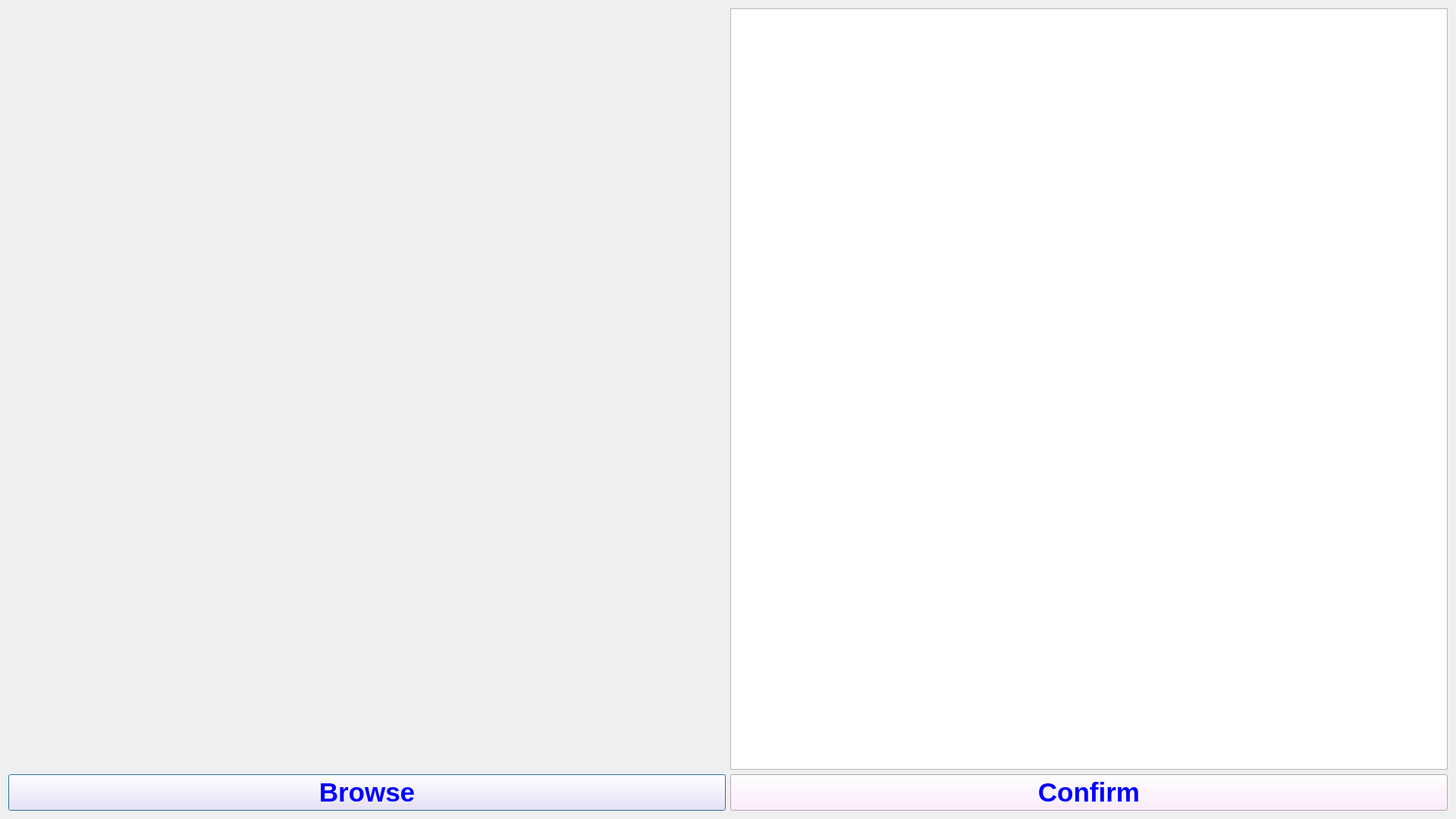
<?xml version="1.0" encoding="UTF-8"?>
<ui version="4.0">
 <class>selectcolour</class>
 <widget class="QDialog" name="selectcolour">
  <property name="geometry">
   <rect>
    <x>0</x>
    <y>0</y>
    <width>1920</width>
    <height>1080</height>
   </rect>
  </property>
  <property name="windowTitle">
   <string>Dialog</string>
  </property>
  <property name="styleSheet">
   <string notr="true">
</string>
  </property>
  <layout class="QVBoxLayout" name="verticalLayout">
   <item>
    <layout class="QHBoxLayout" name="horizontalLayout_2">
     <property name="sizeConstraint">
      <enum>QLayout::SetDefaultConstraint</enum>
     </property>
     <item>
      <widget class="my_qlabel" name="label_browse">
       <property name="sizePolicy">
        <sizepolicy hsizetype="Preferred" vsizetype="Preferred">
         <horstretch>0</horstretch>
         <verstretch>0</verstretch>
        </sizepolicy>
       </property>
       <property name="text">
        <string> </string>
       </property>
       <property name="scaledContents">
        <bool>true</bool>
       </property>
      </widget>
     </item>
     <item>
      <widget class="QTextEdit" name="colour_browse">
       <property name="sizePolicy">
        <sizepolicy hsizetype="Preferred" vsizetype="Preferred">
         <horstretch>0</horstretch>
         <verstretch>0</verstretch>
        </sizepolicy>
       </property>
       <property name="cursor" stdset="0">
        <cursorShape>ArrowCursor</cursorShape>
       </property>
       <property name="readOnly">
        <bool>true</bool>
       </property>
       <property name="textInteractionFlags">
        <set>Qt::NoTextInteraction</set>
       </property>
      </widget>
     </item>
    </layout>
   </item>
   <item>
    <layout class="QHBoxLayout" name="horizontalLayout">
     <property name="sizeConstraint">
      <enum>QLayout::SetDefaultConstraint</enum>
     </property>
     <item>
      <widget class="QPushButton" name="pushButton">
       <property name="sizePolicy">
        <sizepolicy hsizetype="Minimum" vsizetype="Fixed">
         <horstretch>0</horstretch>
         <verstretch>0</verstretch>
        </sizepolicy>
       </property>
       <property name="font">
        <font>
         <pointsize>26</pointsize>
         <weight>75</weight>
         <bold>true</bold>
        </font>
       </property>
       <property name="styleSheet">
        <string notr="true">color: rgb(0, 0, 255);
background-color: rgb(255, 230, 255);</string>
       </property>
       <property name="text">
        <string>Browse</string>
       </property>
      </widget>
     </item>
     <item>
      <widget class="QPushButton" name="Confirm">
       <property name="sizePolicy">
        <sizepolicy hsizetype="Minimum" vsizetype="Fixed">
         <horstretch>0</horstretch>
         <verstretch>0</verstretch>
        </sizepolicy>
       </property>
       <property name="font">
        <font>
         <pointsize>26</pointsize>
         <weight>75</weight>
         <bold>true</bold>
        </font>
       </property>
       <property name="styleSheet">
        <string notr="true">color: rgb(0, 0, 255);
background-color: rgb(255, 230, 255);</string>
       </property>
       <property name="text">
        <string>Confirm</string>
       </property>
      </widget>
     </item>
    </layout>
   </item>
  </layout>
 </widget>
 <customwidgets>
  <customwidget>
   <class>my_qlabel</class>
   <extends>QLabel</extends>
   <header location="global">my_qlabel.h</header>
  </customwidget>
 </customwidgets>
 <resources/>
 <connections/>
</ui>
